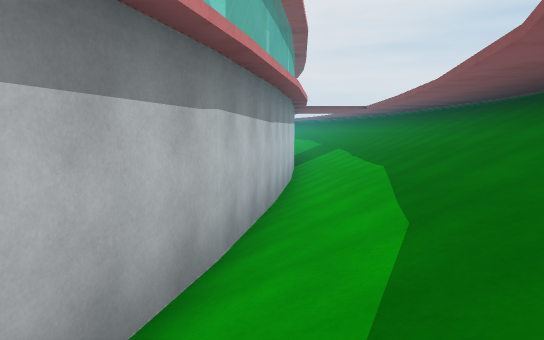
View 1 (above)

16 first-person views from a walk through a Unity game level. The camera is 1.3 m above the floor, tilts 6° down and sees 70° across. The floor is counted in squares, 2 m on a side. Each view is taken from the middle of a square. On the plan, view 1 faces up. The plan holds only what a view shows up to about 11 squares ahead; the rest is blank. The place goes on beyond the plan. Some animated figures are left out.

View 2
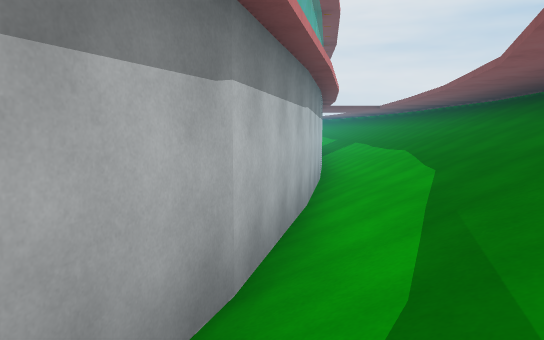

View 3
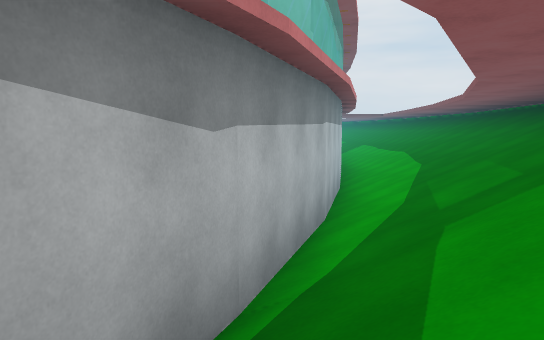

View 4
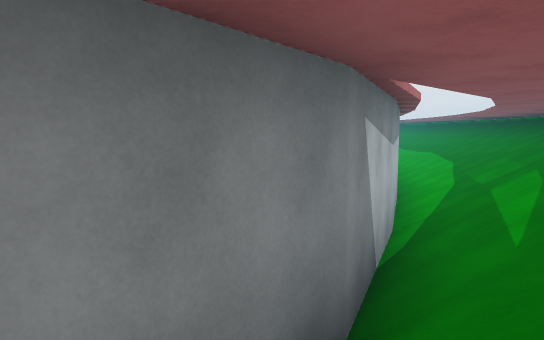

View 5
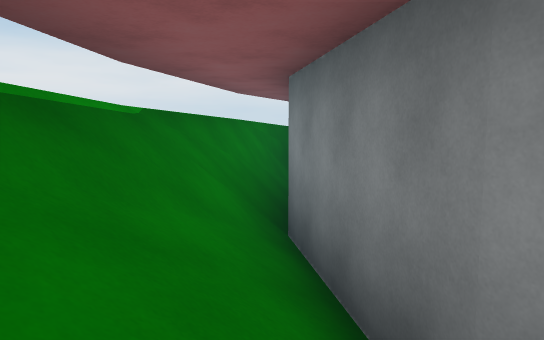

View 6
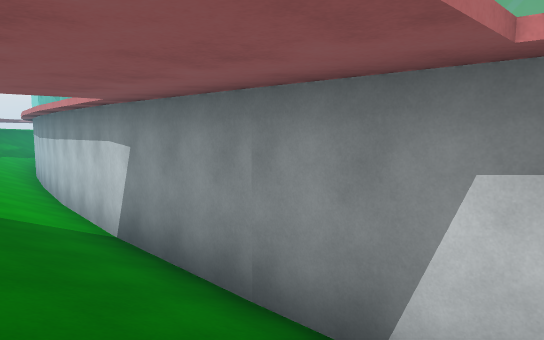

View 7
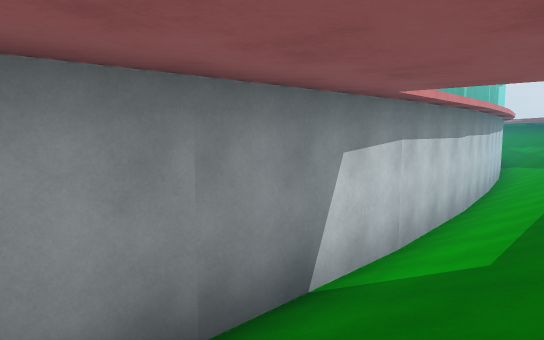

View 8
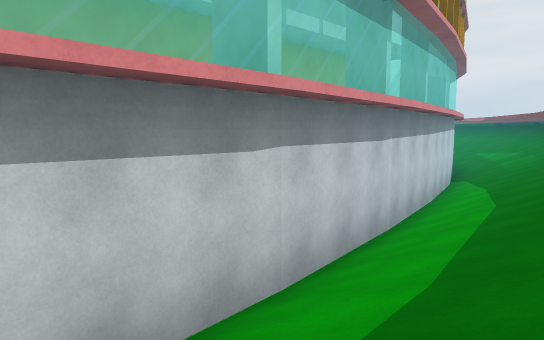

View 9
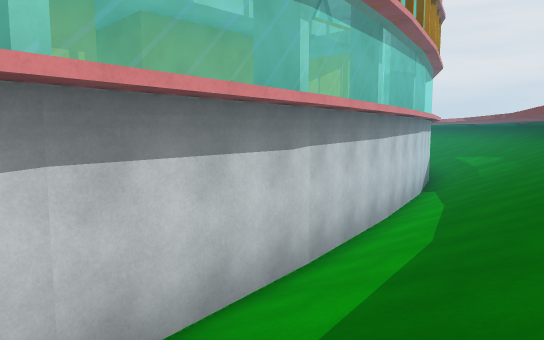

View 10
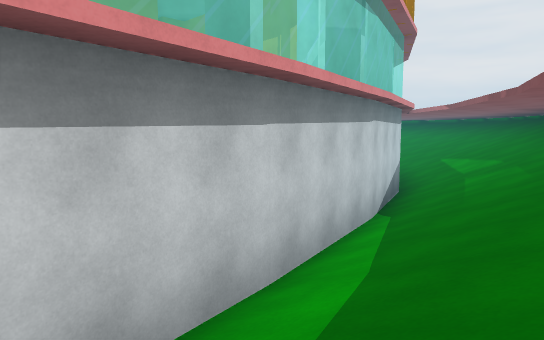

View 11
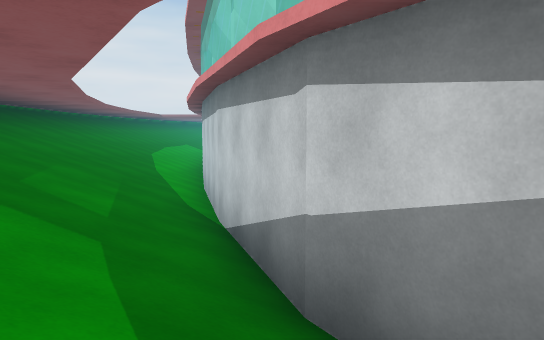

View 12
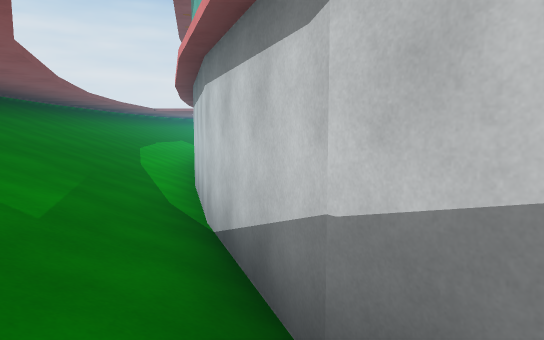

View 13
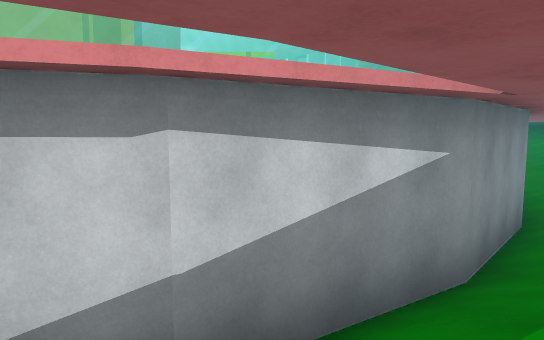

View 14
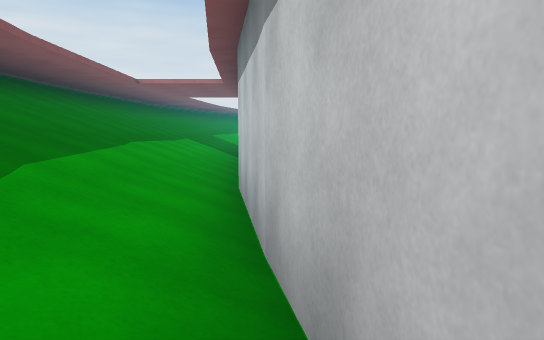

View 15
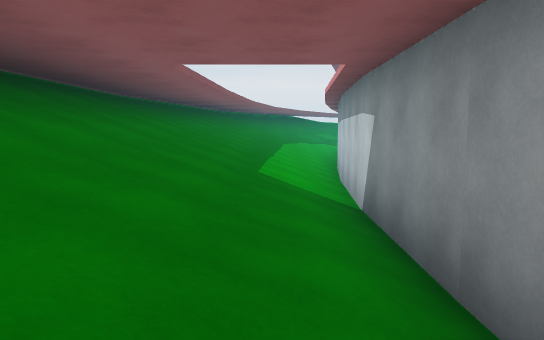

View 16
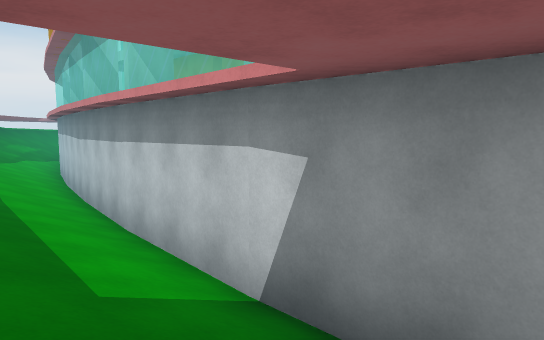

### Floor plan
Key: @ floor where view 1 was taken; # wall or solid block; . floor; / step, stairs or slope; ^ raised ledge.
Columns run from 6 left of view 1 to 5 right of it. Each row starts with its distance up from view 1.
 36   #///
 35   #///^
 34   ##///
 33    ##//^
 32     #//^
 31     #///
 30     ##//^
 29      #//^
 28      #///
 27      #/// ^
 26      #/// ^^
 25      ##//^^^
 24       #//^ ^
 23       #//^
 22       #//^
 21       #//.
 20       #/// ^
 19       #/// ^
 18       #/// ^
 17       #/// ^
 16       #///
 15       #///
 14       #///
 13       #/// ^
 12       #/// ^
 11       #/// ^
 10       #/// ^
  9       #/// ^
  8       #//^ ^
  7       #//^ ^
  6      ##//^^^
  5      #/// ^^
  4      #/// ^
  3      #///
  2      #//^
  1     ##//^
  0     #/@/
 -1     #//^
 -2    ##//
 -3    #//^
 -4   ##//
 -5   #//
 -6  ##//
 -7 ##//^
 -8 #//^
 -9 ##^
-10 #

Positions as (right, up) in squares from view 1, and headings:
1: (0, 0), facing up
2: (-1, -2), facing up
3: (-2, -5), facing up
4: (-4, -8), facing up
5: (-2, -5), facing down-left
6: (3, 18), facing down-left
7: (3, 14), facing up-left
8: (3, 19), facing up-left
9: (3, 21), facing up-left
10: (2, 25), facing up-left
11: (-2, 36), facing down
12: (-2, 35), facing down
13: (0, 34), facing left
14: (0, 27), facing down
15: (2, 18), facing down
16: (3, 15), facing down-left
